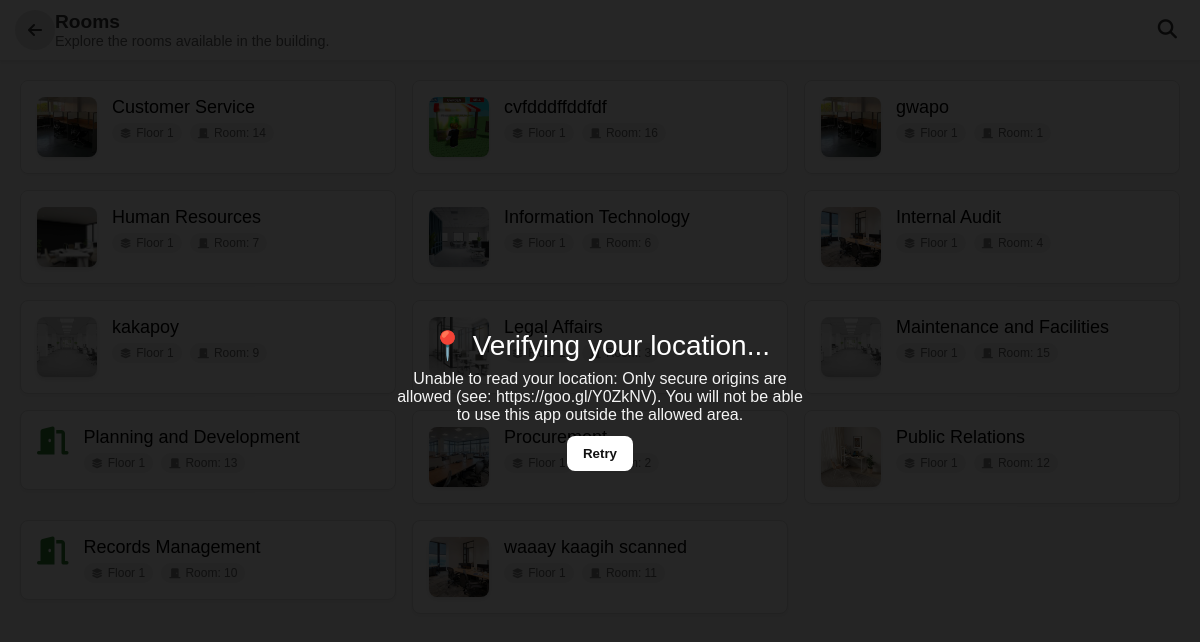
/mobileScreen/rooms.php, run on an earlier commit of the app's database.
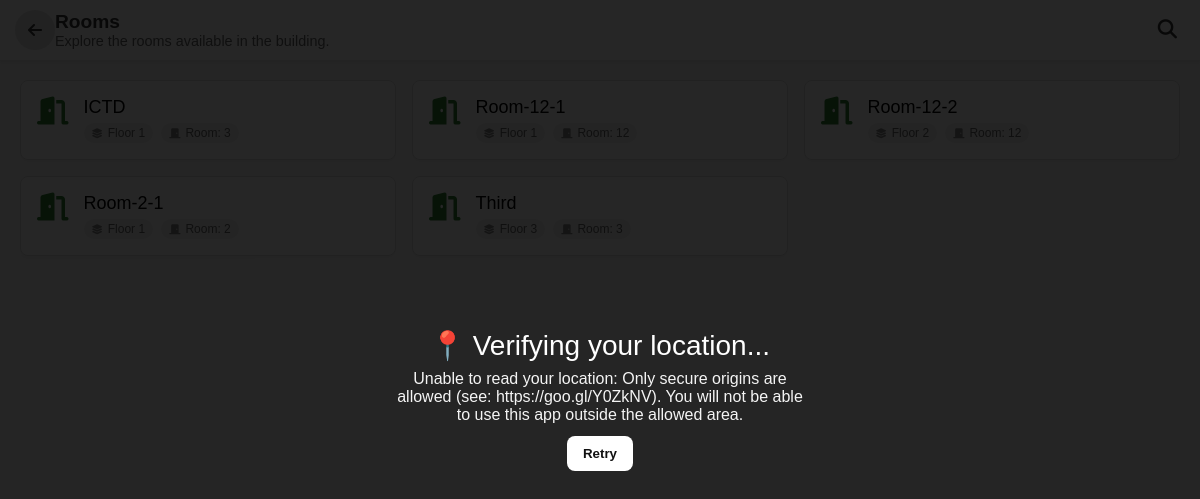
And on a later commit of the database.
### tables this page shows
CREATE TABLE `offices` (
  `id` int(11) NOT NULL,
  `name` varchar(100) NOT NULL,
  `details` text DEFAULT NULL,
  `contact` varchar(100) DEFAULT NULL,
  `location` varchar(150) DEFAULT NULL,
  `services` text DEFAULT NULL,
  `created_at` timestamp NOT NULL DEFAULT current_timestamp(),
  `status` enum('active','inactive') NOT NULL DEFAULT 'active',
  `created_by` int(11) DEFAULT NULL
);

### mobileScreen/rooms.php (the view, shortened to what this page needs)
<?php
include __DIR__ . '/../connect_db.php';
$offices = [];
$error_message = null;
$is_ajax = isset($_SERVER['HTTP_X_REQUESTED_WITH']) && strtolower($_SERVER['HTTP_X_REQUESTED_WITH']) === 'xmlhttprequest';
$search_query = isset($_GET['search']) ? trim($_GET['search']) : '';
try {
    if (!empty($search_query)) {
        $stmt = $connect->prepare("SELECT o.id, o.name, o.location,
            (SELECT image_path FROM office_image WHERE office_id = o.id ORDER BY uploaded_at DESC, id DESC LIMIT 1) AS image_path
            FROM offices o WHERE o.name LIKE :search ORDER BY o.name ASC");
        $search_param = $search_query . "%";
        $stmt->bindParam(':search', $search_param, PDO::PARAM_STR);
    } else {
        $stmt = $connect->query("SELECT o.id, o.name, o.location,
            (SELECT image_path FROM office_image WHERE office_id = o.id ORDER BY uploaded_at DESC, id DESC LIMIT 1) AS image_path
            FROM offices o ORDER BY o.name ASC");
    }
    $offices = $stmt->fetchAll(PDO::FETCH_ASSOC);
} catch (Exception $e) {
    $error_message = "Error fetching offices: " . $e->getMessage();
    error_log("Error in rooms.php: " . $e->getMessage());
    if ($is_ajax) {
        header('Content-Type: application/json');
        echo json_encode([
            'success' => false,
            'error' => $error_message
        ]);
        exit;
    }
}
?>
<!DOCTYPE html>
<html lang="en">
<head>
    <link rel="stylesheet" href="rooms.css">
    <link rel="stylesheet" href="https://cdnjs.cloudflare.com/ajax/libs/font-awesome/6.5.0/css/all.min.css">
</head>
<body>
    <header class="header">
        <div class="header-back">
            <a href="explore.php" aria-label="Back to Explore"><i class="fas fa-arrow-left"></i></a>
        </div>
        <div class="header-content">
            <h2 class="section-title">Rooms</h2>
            <p class="section-subtitle">Explore the rooms available in the building.</p>
        </div>
        <div class="header-actions">
            <button id="searchBtn" class="search-button" aria-label="Search rooms">
                <i class="fas fa-search"></i>
            </button>
        </div>
    </header>
    <main class="content">
        <div class="rooms-grid" id="roomsGrid">
            <?php if ($error_message): ?>
                <p class="error-message"><?php echo htmlspecialchars($error_message); ?></p>
            <?php else: ?>                <?php foreach ($offices as $office): ?>
                    <?php
                    $floor_number = 'N/A';
                    $room_number = 'N/A';
                    if (!empty($office['location'])) {
                        $loc = trim($office['location']);
                        if (preg_match('/room-(\d+)-(\d+)/i', $loc, $m)) {
                            $room_number = (string) intval($m[1]);
                            $floor_number = (string) intval($m[2]);
                        }
                        elseif (preg_match('/(\d+)(?:st|nd|rd|th)?\s*floor/i', $loc, $m)) {
                            $floor_number = (string) intval($m[1]);
                        }
                    }
                    ?>
                    <a href="office_details.php?id=<?php echo htmlspecialchars($office['id']); ?>" class="room-card-link">
                        <div class="room-card">
                            <?php if (!empty($office['image_path']) && file_exists(__DIR__ . '/../office_images/' . $office['image_path'])): ?>
                                <img src="../office_images/<?php echo htmlspecialchars($office['image_path']); ?>"
                                     alt="<?php echo htmlspecialchars($office['name']); ?>"
                                     class="room-image">
                            <?php else: ?>
                                <i class="fas fa-door-open room-icon"></i>
                            <?php endif; ?>
                            <div class="room-info">
                                <h3 class="room-name"><?php echo htmlspecialchars($office['name'] ?? 'N/A'); ?></h3>
                                <div class="indicators-container">
                                    <div class="floor-indicator">
                                        <i class="fas fa-layer-group"></i>
                                        <span>Floor <?php echo htmlspecialchars($floor_number); ?></span>
                                    </div>
                                    <div class="room-indicator">
                                        <i class="fas fa-door-closed"></i>
                                        <span>Room: <?php echo htmlspecialchars($room_number); ?></span>
                                    </div>
                                </div>
                            </div>
                        </div>
                    </a>
                <?php endforeach; ?>
            <?php endif; ?>
        </div>
    </main>
</body>
</html>

What changed in the data, as far as the page shows it:
removed offices: name "Customer Service", floor_number "1", room_number "14"
removed offices: shows a picture, name "cvfdddffddfdf", floor_number "1", room_number "16"
removed offices: name "gwapo", floor_number "1", room_number "1"
removed offices: shows a picture, name "Human Resources", floor_number "1", room_number "7"
removed offices: shows a picture, name "Information Technology", floor_number "1", room_number "6"
removed offices: name "Internal Audit", floor_number "1", room_number "4"
removed offices: name "kakapoy", floor_number "1", room_number "9"
removed offices: shows a picture, name "Legal Affairs", floor_number "1", room_number "3"
removed offices: name "Maintenance and Facilities", floor_number "1", room_number "15"
removed offices: name "Planning and Development", floor_number "1", room_number "13"
removed offices: shows a picture, floor_number "1", room_number "2"
removed offices: shows a picture, name "Public Relations", floor_number "1", room_number "12"
removed offices: name "Records Management", floor_number "1", room_number "10"
removed offices: name "waaay kaagih scanned", floor_number "1", room_number "11"
added offices: name "ICTD", floor_number "1", room_number "3"
added offices: name "Room-12-1", floor_number "1", room_number "12"
added offices: name "Room-12-2", floor_number "2", room_number "12"
added offices: name "Room-2-1", floor_number "1", room_number "2"
added offices: name "Third", floor_number "3", room_number "3"
